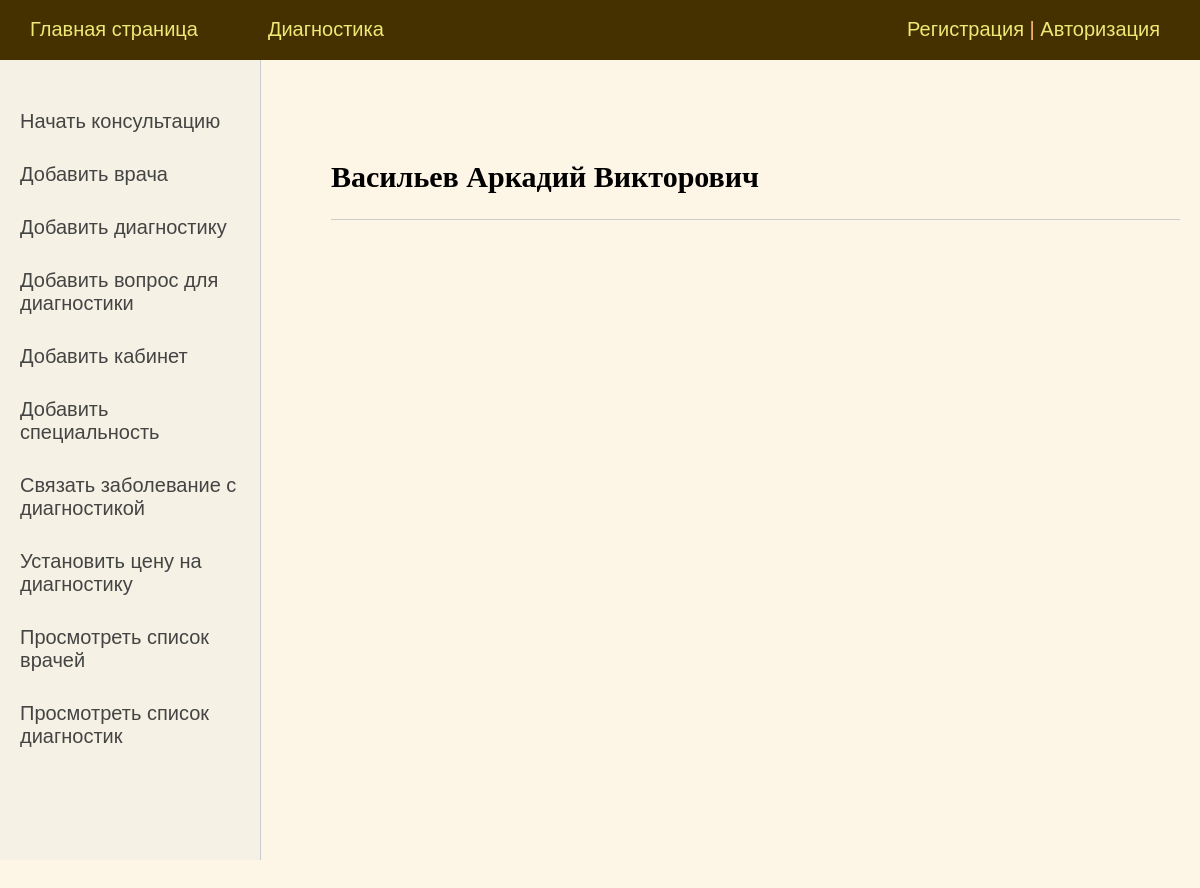
/Diagnostic/employees_list/, run on the app's committed database.
### DiagnosticSystem/models.py (models this page shows, shortened)
class Employee(models.Model):
    surname = models.CharField(max_length=50, verbose_name='Фамилия')
    name = models.CharField(max_length=50, verbose_name='Имя')
    patronymic = models.CharField(max_length=50, verbose_name='Отчество')
    cabinet = models.ForeignKey('Cabinet', on_delete=models.PROTECT, verbose_name='Кабинет')
    speciality = models.ForeignKey('Speciality', on_delete=models.PROTECT, verbose_name='Специальность')

### DiagnosticSystem/views.py (the view)
# urls.py: path('employees_list/', EmployeesList.as_view(), name='employees_list'),
class EmployeesList(ListView):
    model = Employee
    template_name = 'DiagnosticSystem/employees_list.html'
    context_object_name = 'employees'
    def get_context_data(self, *, object_list=None, **kwargs):
        context = super().get_context_data(**kwargs)
        context['menu'] = menu
        context['sidebar'] = sidebar
        context['title'] = 'Список сотрудников'
        return context

### DiagnosticSystem/templates/DiagnosticSystem/employees_list.html (shortened to what this page needs)
{% extends 'DiagnosticSystem/base.html' %}
{% block content %}
<ul class="list-articles">
	{% for e in employees %}
			<li><h2>{{e.surname}} {{e.name}} {{e.patronymic}}</h2>
			</li>
	{% endfor %}
</ul>
{% endblock %}

### DiagnosticSystem/static/DiagnosticSystem/css/styles.css (style rules this page uses)
html, body { font-family: 'Arial'; margin: 0; padding: 0; height: 100%; width: 100%; color: #444; background-color: #fdf5e6; }
ul.list-articles { list-style: none; margin: 0; padding: 0; }
ul.list-articles li { border-bottom: 1px solid #ccc; }

### data on the page
Employee: surname "Васильев", name "Аркадий", patronymic "Викторович"

### other printed values
{{ m.title }} "Главная страница" "Диагностика"
{{ s.title }} "Начать консультацию" "Добавить врача" "Добавить диагностику" "Добавить вопрос для диагностики" "Добавить кабинет" "Добавить специальность" "Связать заболевание с диагностикой" "Установить цену на диагностику" "Просмотреть список врачей" "Просмотреть список диагностик"
